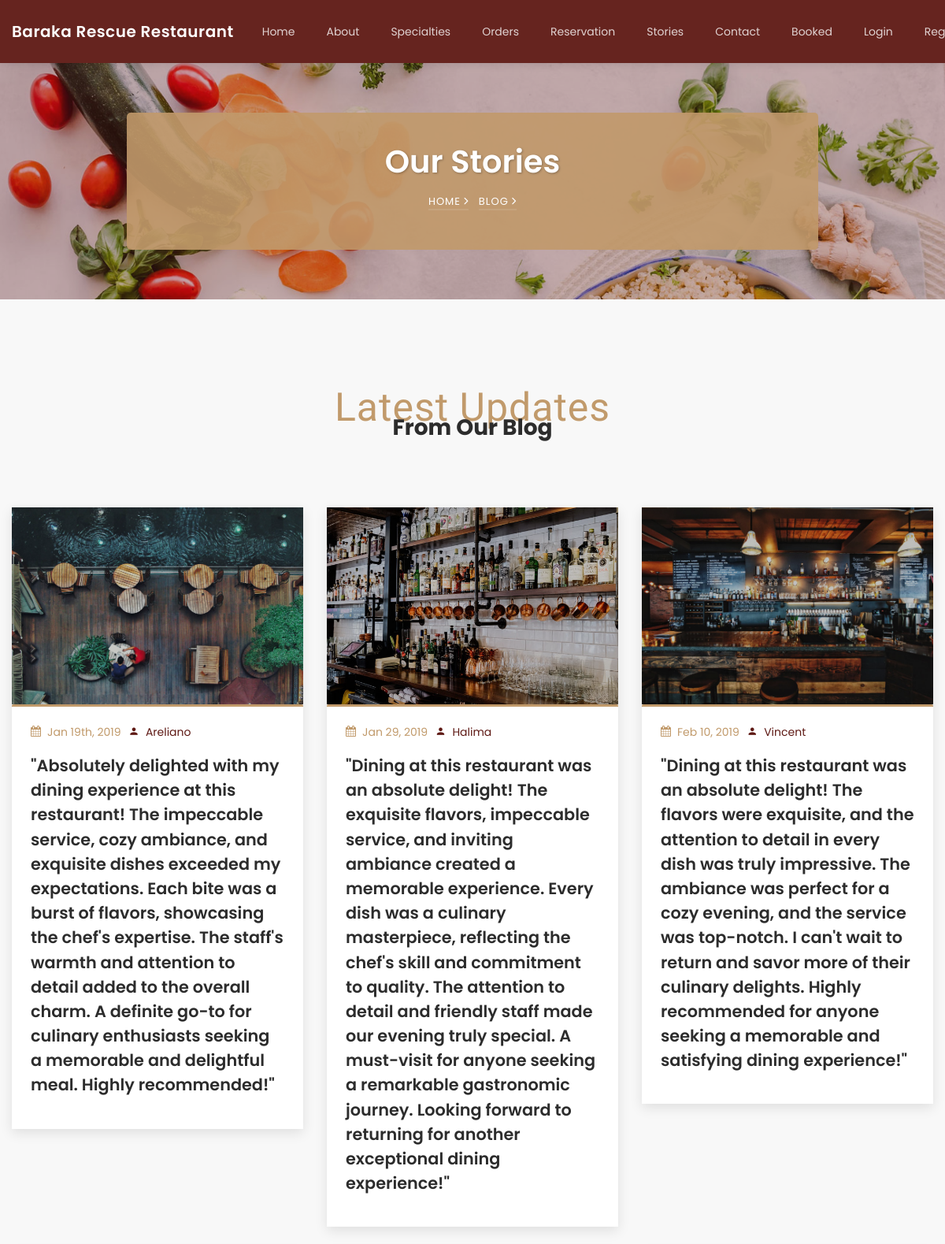
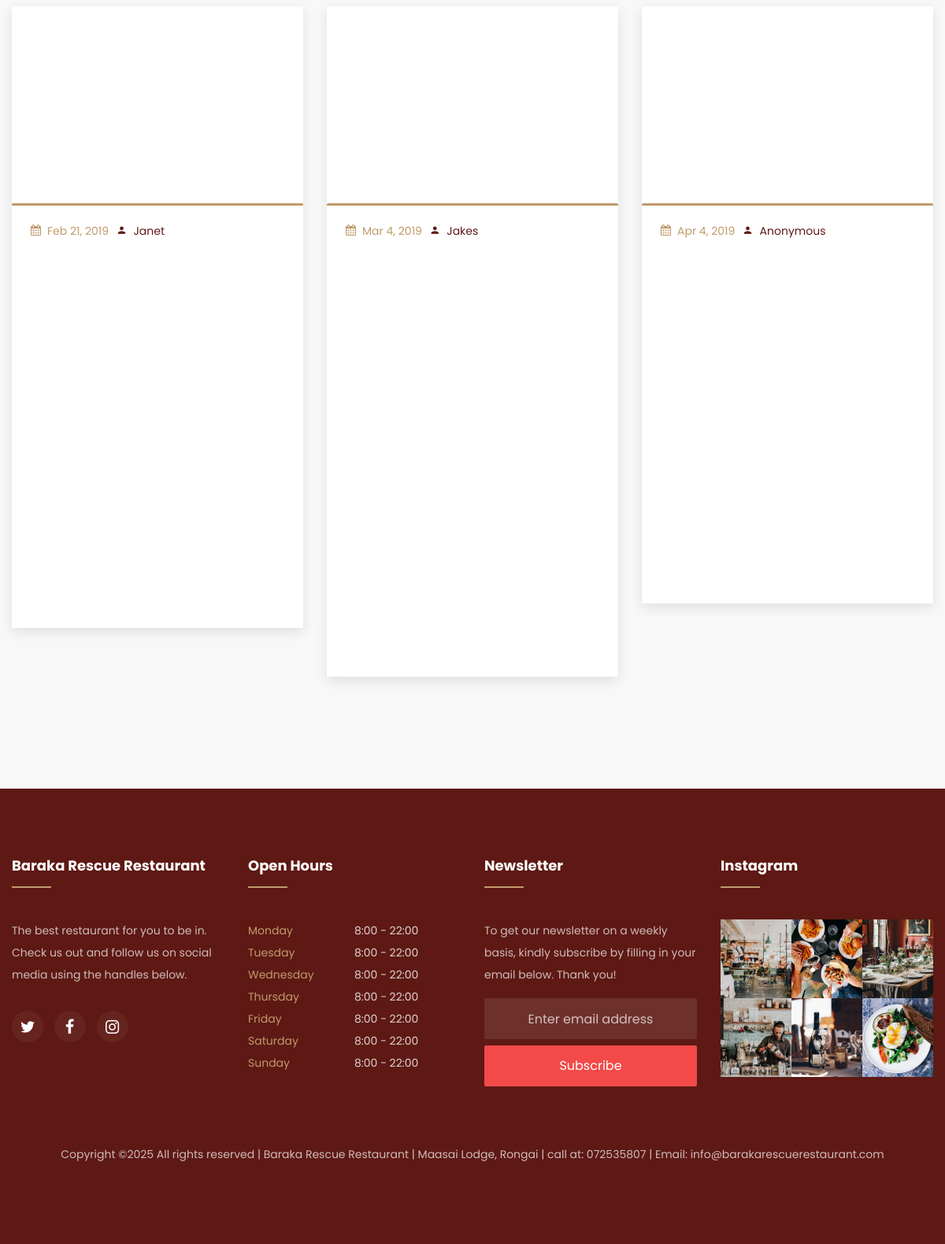
Screenshot of /blog/ with the database file from the repository (2 pictures, top to bottom).
### restaurant/models.py (models this page shows, shortened)
class Stories(models.Model):
    name = models.CharField(max_length=500, default='text1')
    date = models.CharField(max_length=500, default='text2')
    text1 = models.TextField(max_length=500, default='text3')
    image = models.ImageField(upload_to='blog', default='blog.jpg')

class Footer(models.Model):
    heading = models.CharField(max_length=500, default='text1')
    about = models.CharField(max_length=500, default='text1')
    twitter = models.CharField(max_length=500, blank=False, null=False)
    facebook = models.CharField(max_length=500, blank=False, null=False)
    instagram = models.CharField(max_length=500, blank=False, null=False)
    open_days = models.CharField(max_length=500, default='text1')
    newsletter = models.CharField(max_length=500, default='text1')
    image1 = models.ImageField(upload_to='footer', default='testimony.jpg')
    image2 = models.ImageField(upload_to='footer', default='testimony.jpg')
    image3 = models.ImageField(upload_to='footer', default='testimony.jpg')
    image4 = models.ImageField(upload_to='footer', default='testimony.jpg')
    image5 = models.ImageField(upload_to='footer', default='testimony.jpg')
    image6 = models.ImageField(upload_to='footer', default='testimony.jpg')

### restaurant/views.py (the view)
# urls.py: path('blog/', views.blog, name='blog'),
def blog(request):
    stories = Stories.objects.all()
    footer = Footer.objects.all()
    return render(request, "blog.html", {"stories": stories, "footer":footer})

### restaurant/templates/blog.html (shortened to what this page needs)
{% extends 'common.html' %}
{% load static %}
{% block body %}
    <section class="hero-wrap hero-wrap-2" style="background-image: url('{% static 'images/bg_4.jpg' %}');" data-stellar-background-ratio="0.5">
      <div class="container">
        <div class="row no-gutters slider-text align-items-center justify-content-center">
          <div class="col-md-9 ftco-animate text-center" style="background: rgba(193, 154, 107, 0.9); padding: 2rem; border-radius: 5px;">
            <h1 class="mb-2 bread" style="color: #fff; font-weight: 600; text-shadow: 1px 1px 3px rgba(0,0,0,0.3);">Our Stories</h1>
            <p class="breadcrumbs">
                <span class="mr-2" style="color: #fff;"><a href="{% url 'index' %}" style="color: #fff;">Home <i class="ion-ios-arrow-forward"></i></a></span>
                <span style="color: #fff;">Blog <i class="ion-ios-arrow-forward"></i></span>
            </p>
          </div>
        </div>
      </div>
    </section>
    <section class="ftco-section" style="background: #F8F8F8;">
        <div class="container">
            <div class="row justify-content-center mb-5 pb-2">
                <div class="col-md-7 text-center heading-section ftco-animate">
                    <span class="subheading" style="color: #C19A6B; letter-spacing: 1px;">Latest Updates</span>
                    <h2 class="mb-4" style="color: #2C2C2C; font-weight: 700;">From Our Blog</h2>
                </div>
            </div>
            <div class="row">
                {% for stories in stories %}
                <div class="col-md-4 ftco-animate">
                    <div class="blog-entry" style="box-shadow: 0 5px 15px rgba(0,0,0,0.1); transition: all 0.3s ease;">
                        <a href="blog-single.html" class="block-20" style="background-image: url('{{ stories.image.url }}'); height: 250px; position: relative;">
                            <div class="overlay" style="background: rgba(0,0,0,0.2); position: absolute; top: 0; left: 0; right: 0; bottom: 0;"></div>
                        </a>
                        <div class="text px-4 pt-3 pb-4" style="background: #fff; border-top: 3px solid #C19A6B;">
                            <div class="meta mb-2">
                                <div style="color: #C19A6B;"><i class="icon-calendar mr-2"></i>{{ stories.date }}</div>
                                <div style="color: #5E1914;"><i class="icon-person mr-2"></i>{{ stories.name }}</div>
                            </div>
                            <h3 class="heading" style="font-size: 1.3rem;"><a href="#" style="color: #2C2C2C;">{{ stories.text1 }}</a></h3>
                        </div>
                    </div>
                </div>
                {% endfor %}
            </div>
        </div>
    </section>
{% endblock %}

### restaurant/templates/common.html (shortened to what this page needs)
{% load static %}
<!doctype html>
<html lang="en">
<head>
    <link rel="stylesheet" href="{% static 'css/open-iconic-bootstrap.min.css' %}">
    <link rel="stylesheet" href="{% static 'css/animate.css' %}">
    <link rel="stylesheet" href="{% static 'css/owl.carousel.min.css' %}">
    <link rel="stylesheet" href="{% static 'css/owl.theme.default.min.css' %}">
    <link rel="stylesheet" href="{% static 'css/magnific-popup.css' %}">
    <link rel="stylesheet" href="{% static 'css/aos.css' %}">
    <link rel="stylesheet" href="{% static 'css/ionicons.min.css' %}">
    <link rel="stylesheet" href="{% static 'css/bootstrap-datepicker.css' %}">
    <link rel="stylesheet" href="{% static 'css/jquery.timepicker.css' %}">
    <link rel="stylesheet" href="{% static 'css/flaticon.css' %}">
    <link rel="stylesheet" href="{% static 'css/icomoon.css' %}">
    <link rel="stylesheet" href="{% static 'css/style.css' %}">
    <link rel="stylesheet" href="https://cdnjs.cloudflare.com/ajax/libs/font-awesome/5.15.4/css/all.min.css">
</head>
<body>
<nav class="navbar navbar-expand-lg navbar-dark ftco_navbar ftco-navbar-light" id="ftco-navbar">
    <div class="container">
        <a class="navbar-brand" href="{% url 'index' %}">Baraka Rescue Restaurant</a>
        <div class="collapse navbar-collapse" id="ftco-nav">
            <ul class="navbar-nav ml-auto">
                <li class="nav-item {% if nav == 'index' %} active {% endif %}">
                    <a href="{% url 'index' %}" class="nav-link">Home</a>
                </li>
                <li class="nav-item {% if nav == 'about' %} active {% endif %}">
                    <a href="{% url 'about' %}" class="nav-link">About</a>
                </li>
                <li class="nav-item {% if nav == 'menu' %} active {% endif %}">
                    <a href="{% url 'menu' %}" class="nav-link">Specialties</a>
                </li>
                <li class="nav-item {% if nav == 'order' %} active {% endif %}">
                    <a href="{% url 'order' %}" class="nav-link">Orders</a>
                </li>
                <li class="nav-item {% if nav == 'reservation' %} active {% endif %}">
                    <a href="{% url 'reservation' %}" class="nav-link">Reservation</a>
                </li>
                <li class="nav-item {% if nav == 'blog' %} active {% endif %}">
                    <a href="{% url 'blog' %}" class="nav-link">Stories</a>
                </li>
                <li class="nav-item {% if nav == 'contact' %} active {% endif %}">
                    <a href="{% url 'contact' %}" class="nav-link">Contact</a>
                </li>
                <li class="nav-item {% if nav == 'booked' %} active {% endif %}">
                    <a href="{% url 'booked' %}" class="nav-link">Booked</a>
                </li>
                {% if user.is_authenticated %}
                    <li class="nav-item">
                        <span class="user-greeting">Hello, {{ user.first_name }}</span>
                    </li>
                    <li class="nav-item">
                        <a href="{% url 'logout' %}" class="nav-link">Logout</a>
                    </li>
                {% else %}
                    <li class="nav-item {% if nav == 'login' %} active {% endif %}">
                        <a href="{% url 'login' %}" class="nav-link">Login</a>
                    </li>
                    <li class="nav-item {% if nav == 'register' %} active {% endif %}">
                        <a href="{% url 'register' %}" class="nav-link">Register</a>
                    </li>
                {% endif %}
            </ul>
        </div>
    </div>
</nav>
{% block body %}{% endblock %}
{% for footer in footer %}
<footer class="ftco-footer ftco-bg-dark ftco-section">
    <div class="container">
        <div class="row mb-5">
            <div class="col-md-6 col-lg-3">
                <div class="ftco-footer-widget mb-4">
                    <h2 class="ftco-heading-2">{{ footer.heading }}</h2>
                    <p>{{ footer.about }}</p>
                    <ul class="ftco-footer-social list-unstyled float-md-left float-lft mt-3">
                        <li class="ftco-animate"><a href="{{ footer.twitter }}" target="_blank"><span class="icon-twitter"></span></a></li>
                        <li class="ftco-animate"><a href="{{ footer.facebook }}" target="_blank"><span class="icon-facebook"></span></a></li>
                        <li class="ftco-animate"><a href="{{ footer.instagram }}" target="_blank"><span class="icon-instagram"></span></a></li>
                    </ul>
                </div>
            </div>
            <div class="col-md-6 col-lg-3">
                <div class="ftco-footer-widget mb-4">
                    <h2 class="ftco-heading-2">{{ footer.open_days }}</h2>
                    <ul class="list-unstyled open-hours">
                        <li class="d-flex"><span>Monday</span><span>8:00 - 22:00</span></li>
                        <li class="d-flex"><span>Tuesday</span><span>8:00 - 22:00</span></li>
                        <li class="d-flex"><span>Wednesday</span><span>8:00 - 22:00</span></li>
                        <li class="d-flex"><span>Thursday</span><span>8:00 - 22:00</span></li>
                        <li class="d-flex"><span>Friday</span><span>8:00 - 22:00</span></li>
                        <li class="d-flex"><span>Saturday</span><span>8:00 - 22:00</span></li>
                        <li class="d-flex"><span>Sunday</span><span>8:00 - 22:00</span></li>
                    </ul>
                </div>
            </div>
            <div class="col-md-6 col-lg-3">
                <div class="ftco-footer-widget mb-4">
                    <h2 class="ftco-heading-2">Newsletter</h2>
                    <p>{{ footer.newsletter }}</p>
                    <form action="#" class="subscribe-form">
                        <div class="form-group">
                            <input type="text" class="form-control mb-2 text-center" placeholder="Enter email address">
                            <input type="submit" value="Subscribe" class="form-control submit px-3">
                        </div>
                    </form>
                </div>
            </div>
            <div class="col-md-6 col-lg-3">
                <div class="ftco-footer-widget mb-4">
                    <h2 class="ftco-heading-2">Instagram</h2>
                    <div class="thumb d-sm-flex">
                        <a href="#" class="thumb-menu img" style="background-image: url('{{ footer.image1.url }}')"></a>
                        <a href="#" class="thumb-menu img" style="background-image: url('{{ footer.image2.url }}');"></a>
                        <a href="#" class="thumb-menu img" style="background-image: url('{{ footer.image3.url }}');"></a>
                    </div>
                    <div class="thumb d-flex">
                        <a href="#" class="thumb-menu img" style="background-image: url('{{ footer.image4.url }}');"></a>
                        <a href="#" class="thumb-menu img" style="background-image: url('{{ footer.image5.url }}');"></a>
                        <a href="#" class="thumb-menu img" style="background-image: url('{{ footer.image6.url }}');"></a>
                    </div>
                </div>
            </div>
        </div>
        <div class="row">
            <div class="col-md-12 text-center">
                <p>
                    Copyright &copy;<script>document.write(new Date().getFullYear());</script> All rights reserved | Baraka Rescue Restaurant | Maasai Lodge, Rongai | call at: 072535807 | Email: info@barakarescuerestaurant.com
                    </p>
            </div>
        </div>
    </div>
</footer>
{% endfor %}
</body>
</html>

### restaurant/static/css/icomoon.css (style rules this page uses)
[class^="icon-"], [class*=" icon-"] { font-family: 'icomoon' !important; speak: none; font-style: normal; font-weight: normal; font-variant: normal; text-transform: none; line-height: 1; -webkit-font-smoothing: antialiased; -moz-osx-font-smoothing: grayscale; }
.icon-calendar:before { content: "\f073"; }
.icon-twitter:before { content: "\f099"; }
.icon-facebook:before { content: "\f09a"; }
.icon-instagram:before { content: "\f16d"; }
.icon-person:before { content: "\e7fd"; }

### restaurant/templates/common.html (style rules this page uses)
:root { --primary-color: #5E1914; --secondary-color: #C19A6B; --light-bg: #F8F8F8; --dark-text: #2C2C2C; --medium-text: #3A3A3A; }
body { padding-top: 80px; }
.navbar { background: rgba(94, 25, 20, 0.95) !important; padding: 15px 0; box-shadow: 0 2px 10px rgba(0,0,0,0.1); position: fixed !important; top: 0 !important; left: 0 !important; right: 0 !important; z-index: 1030 !important; }
.ftco-navbar-light { background: rgba(94, 25, 20, 0.95) !important; }
.ftco-navbar-light .navbar-nav > .nav-item > .nav-link { color: rgba(255,255,255,0.8) !important; }
.navbar-brand { color: white !important; font-weight: 600; letter-spacing: 0.5px; }
.nav-link { color: rgba(255,255,255,0.8) !important; font-weight: 500; padding: 8px 15px !important; margin: 0 5px; transition: all 0.3s ease; }
.hero-wrap-2 { margin-top: 0 !important; position: relative; z-index: 1; }
.ftco-footer { background: var(--primary-color) !important; color: rgba(255,255,255,0.8); }
.ftco-heading-2 { color: white !important; position: relative; padding-bottom: 15px; }
.ftco-heading-2:after { content: ''; position: absolute; bottom: 0; left: 0; width: 50px; height: 2px; background: var(--secondary-color); }
.ftco-footer-social a { background: rgba(193, 154, 107, 0.2); color: var(--secondary-color); }
.open-hours span:first-child { color: var(--secondary-color); width: 120px; }
.submit { background: var(--secondary-color) !important; color: white; border: none !important; transition: all 0.3s ease; }

### rows the page displays
Stories: image (picture), date "Jan 19th, 2019", name "Areliano", text1 "\"Absolutely delighted with my dining experience at this restaurant! The impeccable service, cozy ambiance, and exquisite dishes exceeded my expectations. Each bite was a burst of flavors, showcasing the chef's expertise. The staff's warmth and attention to detail added to the overall charm. A definite go-to for culinary enthusiasts seeking a memorable and delightful meal. Highly recommended!\""
Stories: image (picture), date "Jan 29, 2019", name "Halima", text1 "\"Dining at this restaurant was an absolute delight! The exquisite flavors, impeccable service, and inviting ambiance created a memorable experience. Every dish was a culinary masterpiece, reflecting the chef's skill and commitment to quality. The attention to detail and friendly staff made our evening truly special. A must-visit for anyone seeking a remarkable gastronomic journey. Looking forward to returning for another exceptional dining experience!\""
Stories: image (picture), date "Feb 10, 2019", name "Vincent", text1 "\"Dining at this restaurant was an absolute delight! The flavors were exquisite, and the attention to detail in every dish was truly impressive. The ambiance was perfect for a cozy evening, and the service was top-notch. I can't wait to return and savor more of their culinary delights. Highly recommended for anyone seeking a memorable and satisfying dining experience!\""
Stories: date "Feb 21, 2019", name "Janet"
Stories: date "Mar 4, 2019", name "Jakes"
Stories: date "Apr 4, 2019", name "Anonymous"
Footer: heading "Baraka Rescue Restaurant", about "The best restaurant for you to be in. Check us out and follow us on social media using the handles below.", open_days "Open Hours", newsletter "To get our newsletter on a weekly basis, kindly subscribe by filling in your email below. Thank you!", image1 (picture), image2 (picture), image3 (picture), image4 (picture), image5 (picture), image6 (picture)
